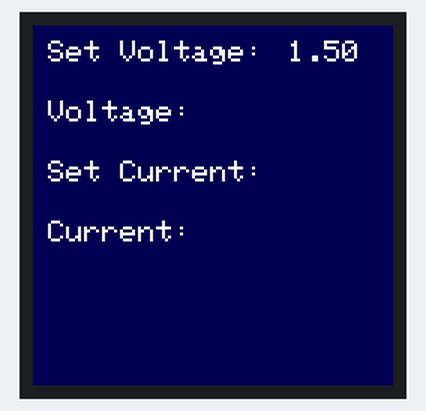
Bench run of a sketch on a simulated Arduino Uno, built with avr-gcc and run on an emulated ATmega328P. On the bench: 240×240 colour display.

Above: at 0.1 s.

The sketch:

DisplayTest.ino
```cpp
#include <SPI.h>
#include <Adafruit_GFX.h>
#include <Arduino_ST7789_Fast.h>
#define TFT_DC 7
#define TFT_RST 8

#define BLACK    0x0000
#define BLUE     0x001F
#define BLUE     0x001F
#define DBLUE    0x000A
#define RED      0xF800
#define GREEN    0x07E0
#define CYAN     0x07FF
#define MAGENTA  0xF81F
#define YELLOW   0xFFE0
#define WHITE    0xFFFF

char string[100];
char v_val[10];

Arduino_ST7789 tft = Arduino_ST7789(TFT_DC, TFT_RST);    //8, 7 are the "RES"  & "DC" pins of
                                              //the display driver

void setup() {
  tft.init(tft.width(), tft.height());
  tft.fillScreen(DBLUE);
  tft.setCursor(10,10);
  tft.setTextColor(WHITE);
  tft.setTextSize(2);
  tft.println("Set Voltage:");
  tft.setCursor(10,50);
  tft.println("Voltage:");
  tft.setCursor(10,90);
  tft.println("Set Current:");
  tft.setCursor(10,130);
  tft.println("Current:");
}

void loop() {
  tft.fillRect(150, 10, 90, 20, DBLUE);
  tft.setCursor(170,10);
  tft.println(1.5);
}
```
